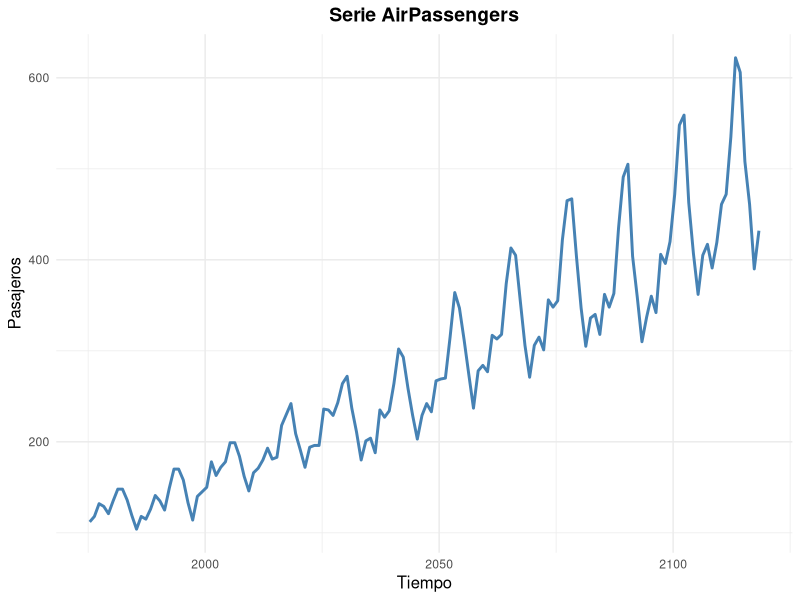
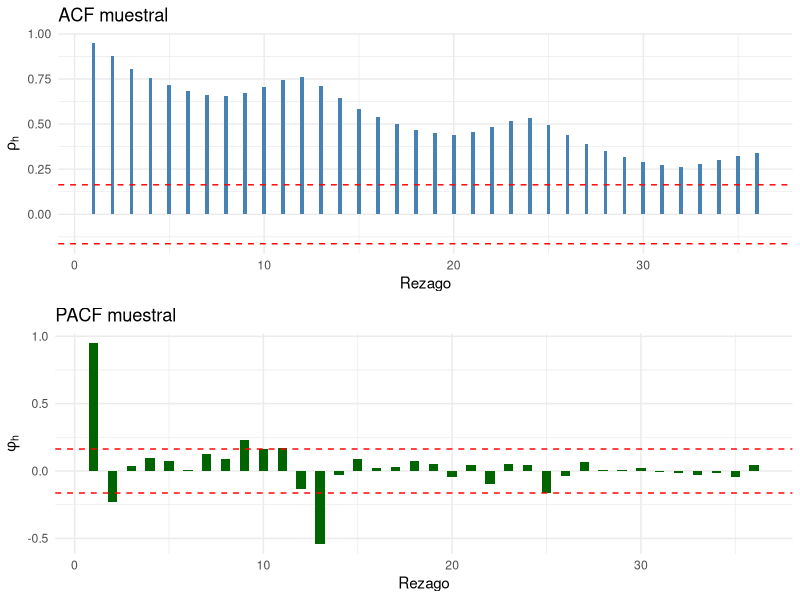

Reproduce these figures in R, in order.
## ---- chunk 1

# 00-lectura.R
leer_serie <- function(x, fuente, unidad) {
  if (inherits(x, "ts")) {
    fechas <- seq.Date(from = as.Date(start(x)[1], origin="1970-01-01"),
                       by = paste(frequency(x), "months"),
                       length.out = length(x))
    tibble::tibble(
      t = seq_along(x),
      fecha = fechas,
      y = as.numeric(x)
    ) |> 
      dplyr::mutate(fuente = fuente, unidad = unidad, frecuencia = frequency(x))
  } else {
    stop("objetos ts")
  }
}

datos <- leer_serie(AirPassengers, fuente = "help(AirPassengers)", unidad = "Pasajeros")

## ---- chunk 2

# 01-graficos.R
graficar_serie <- function(datos, titulo) {
  library(ggplot2)
  
  ggplot(datos, aes(x = fecha, y = y)) +
    geom_line(color = "steelblue", size = 1) +   
    labs(
      title = titulo,                            
      x = "Tiempo",                             
      y = "Pasajeros"                     
    ) +
    theme_minimal() +                            
    theme(
      plot.title = element_text(hjust = 0.5, size = 14, face = "bold"),
      axis.title.x = element_text(size = 12),
      axis.title.y = element_text(size = 12)
    )
}

graficar_serie(datos, titulo = "Serie AirPassengers")

## ---- chunk 3
# 01-correlogrma.R

correlograma <- function(y, m = NULL, ci = 0.95) {
  library(ggplot2)
  library(gridExtra)
  
  n <- length(y)
  
  if (is.null(m)) {
    m <- min(floor(n/4), n/4)
  }
  
  y_barra <- mean(y)
  
  rh <- numeric(m)
  denominador <- sum((y - y_barra)^2)
  for (h in 1:m) {
    numerador <- sum((y[1:(n-h)] - y_barra) * (y[(1+h):n] - y_barra))
    rh[h] <- numerador / denominador
  }
  
  clim0 <- qnorm((1 + ci)/2) / sqrt(n)
  
  pacf_1 <- pacf(y, plot = FALSE, lag.max = m)$acf
  
  acf_r <- acf(y, plot = FALSE, lag.max = m)$acf[-1] 
  max_dif <- max(abs(rh - acf_r))
  cat("Máxima diferencia absoluta entre ACF manual y acf():", max_dif, "\n")
  
  df_acf <- data.frame(lag = 1:m, acf = rh)
  g1 <- ggplot(df_acf, aes(x = lag, y = acf)) +
    geom_bar(stat = "identity", fill = "steelblue", width = 0.2) +
    geom_hline(yintercept = c(-clim0, clim0), linetype = "dashed", color = "red") +
    labs(title = "ACF muestral", x = "Rezago", y = expression(rho[h])) +
    theme_minimal()
  
  df_pacf <- data.frame(lag = 1:m, pacf = pacf_1)
  g2 <- ggplot(df_pacf, aes(x = lag, y = pacf)) +
    geom_bar(stat = "identity", fill = "darkgreen", width = 0.5) +
    geom_hline(yintercept = c(-clim0, clim0), linetype = "dashed", color = "red") +
    labs(title = "PACF muestral", x = "Rezago", y = expression(phi[h])) +
    theme_minimal()
  
  gridExtra::grid.arrange(g1, g2, ncol = 1)
}

y <- as.numeric(AirPassengers)
correlograma(y)
